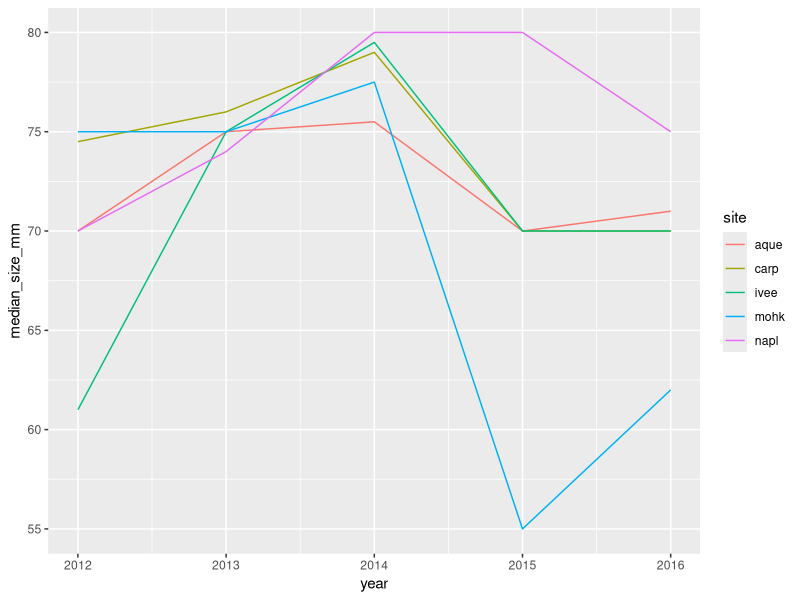
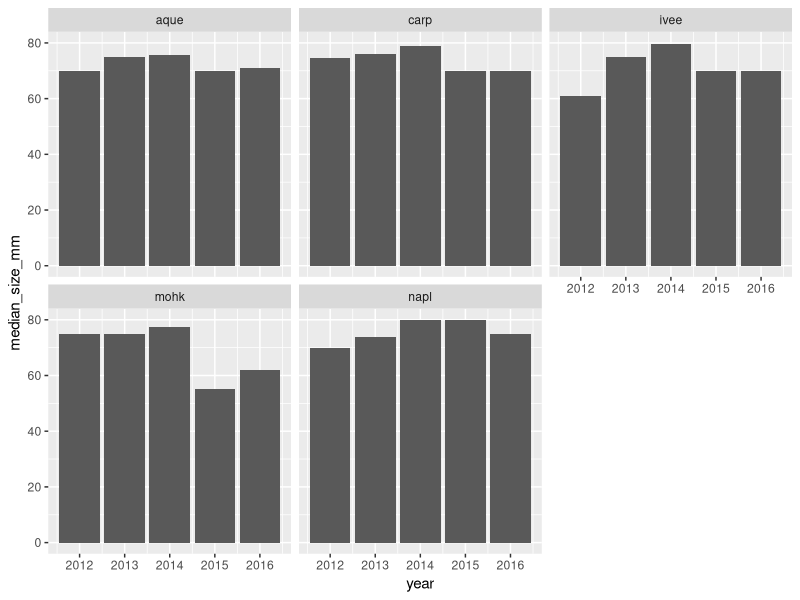
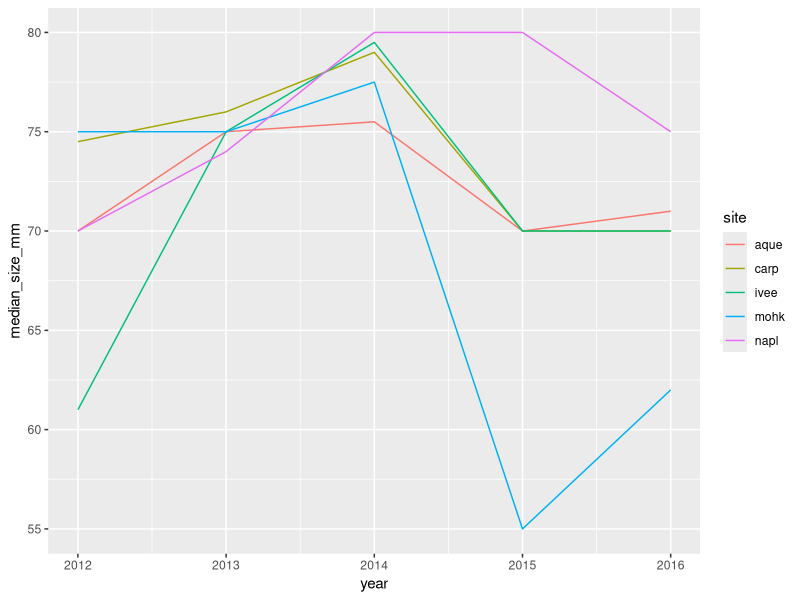
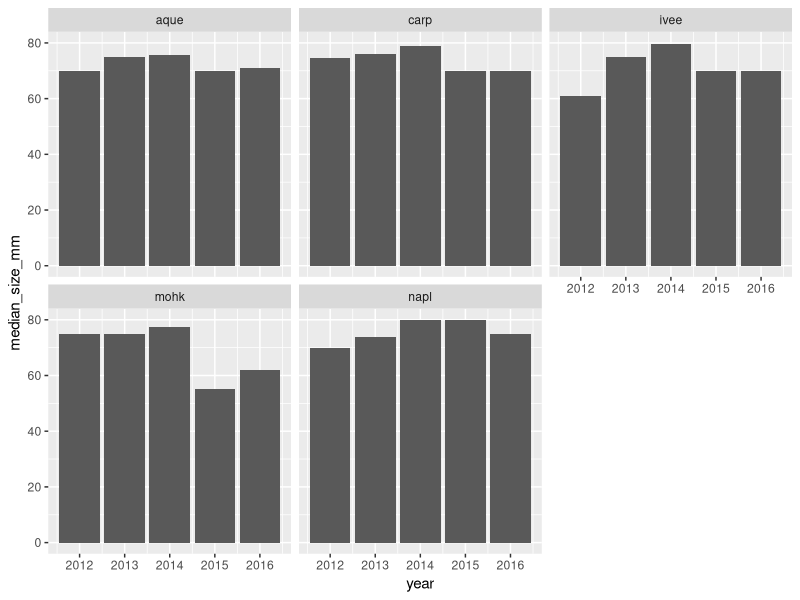

The R script that drew these images, in order:
## ---- chunk 1
knitr::opts_chunk$set(echo = TRUE)
## attach libraries
library(tidyverse)
library(readxl)
library(here)
library(skimr) # install.packages('skimr')
library(kableExtra) # install.packages('kableExtra')

## read in data
lobsters <- read_xlsx(here("data/lobsters.xlsx"), skip=4)

# explore data
skimr::skim(lobsters) 
## ---- chunk 2
# grouping by one variable

lobsters %>% 
  group_by(year) %>% 
  summarise(count_by_year = n())

# grouping by multiple variables

lobsters %>% 
  group_by(site, year) %>% 
  summarise(count_by_year = n())

# summarise multiple variables

siteyear_summary <- lobsters %>% 
  group_by(site, year) %>% 
  summarise(count_by_year = n(),
            mean_size_mm = mean(size_mm, na.rm = T),
            sd_size_mm = sd(size_mm, na.rm =T))
## ---- chunk 3

## make a table with our new variable

siteyear_summary %>% 
  kable()
## ---- chunk 4
siteyear_summary <- lobsters %>% 
  group_by(site, year) %>% 
  summarise(count_by_year = n(),
            mean_size_mm = mean(size_mm, na.rm = T),
            sd_size_mm = sd(size_mm, na.rm =T),
            median_size_mm = median(size_mm, na.rm = T))

# a ggplot option

ggplot(data = siteyear_summary, aes(x = year, y = median_size_mm, colour =site))+
  geom_line()

# save 

ggsave(here("figures", "lobsters_line.png"))

# another plot

ggplot(siteyear_summary, aes(x = year, y = median_size_mm)) +
  geom_col() +
  facet_wrap(~site)

# save plot
ggsave(here("figures", "lobsters_col.png"))
## ---- chunk 5
# add new column 

lobsters %>% 
  mutate(size_m = size_mm/1000)

# add a column that has the same value repeated 

lobsters_detailed <- lobsters %>% 
  mutate(size_m = size_mm/1000,
         millenia = 2000,
         observer = "فؤاد مبارك الزهراني")
## ---- chunk 6
# select columns

lobsters_detailed %>% 
  select(date, site, size_m)
